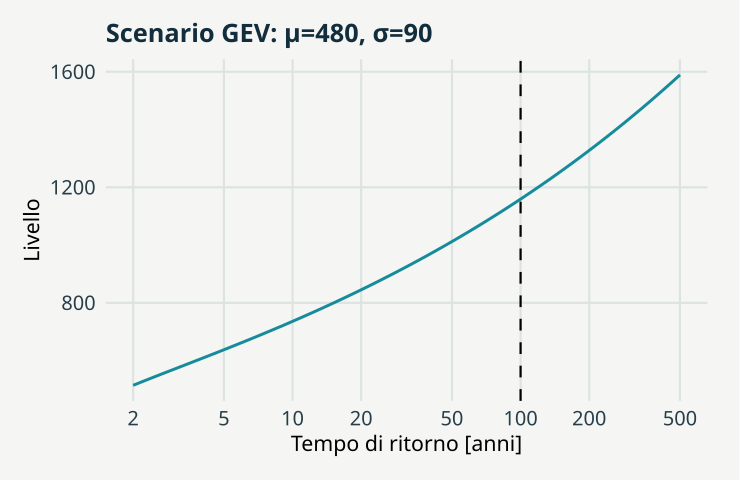

Write R code to recreate this figure.
# GeoStat Lab — funzioni comuni. R >= 4.3; ggplot2 >= 3.4; jsonlite.
suppressPackageStartupMessages(library(ggplot2))
col_geo <- c('#168B9C','#BC5B35','#7054A4','#A17B19','#227864','#64748B')
theme_set(theme_minimal(base_size=17, base_family='sans') + theme(
  plot.background=element_rect(fill='#F5F6F3',colour=NA),
  panel.background=element_rect(fill='#F5F6F3',colour=NA),
  panel.grid.minor=element_blank(),panel.grid.major=element_line(colour='#DCE3E2'),
  plot.title=element_text(size=19,face='bold',colour='#122D3B'),
  plot.subtitle=element_text(size=13,colour='#405560',margin=margin(b=12)),
  axis.text=element_text(size=15,colour='#273E4A'),axis.title=element_text(size=16),
  legend.position='bottom',legend.title=element_blank(),legend.text=element_text(size=14),
  strip.text=element_text(size=15,face='bold'),plot.margin=margin(18,24,18,18)))
metric <- function(...) data.frame(grandezza=names(c(...)),valore=as.character(c(...)),check.names=FALSE)
f <- function(x,d=3) {out<-formatC(x,digits=d,format='fg');out[!is.finite(x)]<-'Non definito';out}
line_plot <- function(d,x='x',y='y',title='',xl=x,yl=y,group=NULL) {
 p<-ggplot(d,aes(x=.data[[x]],y=.data[[y]]))
 if(is.null(group)) p<-p+geom_line(colour=col_geo[1],linewidth=1.05) else p<-p+aes(colour=.data[[group]],group=.data[[group]])+geom_line(linewidth=1)+scale_colour_manual(values=col_geo)
 p+labs(title=title,x=xl,y=yl)
}
point_plot <- function(d,x='x',y='y',title='',xl=x,yl=y,group=NULL) {
 p<-ggplot(d,aes(x=.data[[x]],y=.data[[y]]))
 if(is.null(group))p<-p+geom_point(colour=col_geo[1],size=2.5,alpha=.8) else p<-p+aes(colour=.data[[group]])+geom_point(size=2.7,alpha=.85)+scale_colour_manual(values=col_geo)
 p+labs(title=title,x=xl,y=yl)
}
hist_plot<-function(x,title='',xl='Valore',bins=20)ggplot(data.frame(x=x),aes(x))+geom_histogram(bins=bins,fill=col_geo[1],colour='#F5F6F3')+labs(title=title,x=xl,y='Frequenza')
bar_plot<-function(d,x='gruppo',y='valore',title='',yl='Valore')ggplot(d,aes(x=.data[[x]],y=.data[[y]],fill=.data[[x]]))+geom_col(width=.65)+scale_fill_manual(values=rep(col_geo,length.out=length(unique(d[[x]])) ))+guides(fill='none')+labs(title=title,x=NULL,y=yl)
map_plot<-function(d,z='z',title='',xl='Est [km]',yl='Nord [km]')ggplot(d,aes(x,y,fill=.data[[z]]))+geom_raster()+coord_equal()+scale_fill_gradientn(colours=c('#153F56','#298C9C','#B8CDB2','#F1D889','#AD542F'))+labs(title=title,x=xl,y=yl)
acf_data<-function(x,lag=20){a<-acf(x,lag.max=min(lag,length(x)-1),plot=FALSE);data.frame(x=as.vector(a$lag)[-1],y=as.vector(a$acf)[-1])}
# AR(1), distribuzione marginale stazionaria N(0, 1).
ar_series<-function(n,rho){x<-numeric(n);x[1]<-rnorm(1);for(i in 2:n)x[i]<-rho*x[i-1]+sqrt(1-rho^2)*rnorm(1);x}
# Distanze euclidee in unità metriche già dichiarate; nessuna conversione implicita di CRS.
dist_cross<-function(a,b)sqrt(outer(a[,1],b[,1],'-')^2+outer(a[,2],b[,2],'-')^2)
# Predittore IDW: i punti coincidenti ricevono esattamente il valore osservato.
idw<-function(xy,z,new,power=2){dd<-dist_cross(new,xy);apply(dd,1,function(d)if(any(d<1e-10))mean(z[d<1e-10])else weighted.mean(z,d^(-power)))}
# CART didattico binario: divisioni assiali che minimizzano l'impurità di Gini.
cart_fit<-function(x,y,depth=2,minleaf=4){
 node<-list(p=mean(y),n=length(y));if(depth<1||length(unique(y))<2||length(y)<2*minleaf)return(node)
 best<-Inf
 for(j in seq_len(ncol(x))){v<-sort(unique(x[,j])); if(length(v)<2)next
  for(cut in (head(v,-1)+tail(v,-1))/2){left<-x[,j]<=cut;nl<-sum(left);nr<-sum(!left);if(min(nl,nr)<minleaf)next
   score<-nl*mean(y[left])*(1-mean(y[left]))+nr*mean(y[!left])*(1-mean(y[!left]))
   if(score<best){best<-score;node$j<-j;node$cut<-cut;split<-left}
  }
 }
 if(is.finite(best)){node$left<-cart_fit(x[split,,drop=FALSE],y[split],depth-1,minleaf);node$right<-cart_fit(x[!split,,drop=FALSE],y[!split],depth-1,minleaf)};node
}
cart_predict<-function(tree,x)apply(x,1,function(row){t<-tree;while(!is.null(t$j))t<-if(row[t$j]<=t$cut)t$left else t$right;t$p})

p <- list(xi = 0.2, T = 100, seed = 17)
set.seed(p$seed)
qgev <- function(T, xi) {
    u <- -log1p(-1/T)
    if (abs(xi) < 1e-08) 
        480 - 90 * log(u)
    else 480 + 90 * expm1(-xi * log(u))/xi
}

T <- exp(seq(log(2), log(500), length.out = 150))

data <- data.frame(x = T, y = qgev(T, p$xi))

plots <- list(line_plot(data, title = "Scenario GEV: μ=480, σ=90", xl = "Tempo di ritorno [anni]", 
    yl = "Livello") + scale_x_log10(breaks = c(2, 5, 10, 20, 50, 100, 200, 500)) + geom_vline(xintercept = p$T, 
    linetype = 2))

metrics <- metric(`Livello al T scelto` = f(qgev(p$T, p$xi)), `Limite superiore` = if (p$xi < 
    0) f(480 - 90/p$xi) else "Non finito", `Forma ξ` = p$xi)
print(metrics,row.names=FALSE)
ggplot2::ggsave('m14-gev-B.svg',plots[[1]],device=svglite::svglite,width=7.7,height=5.0,bg='#F8F6F1')
